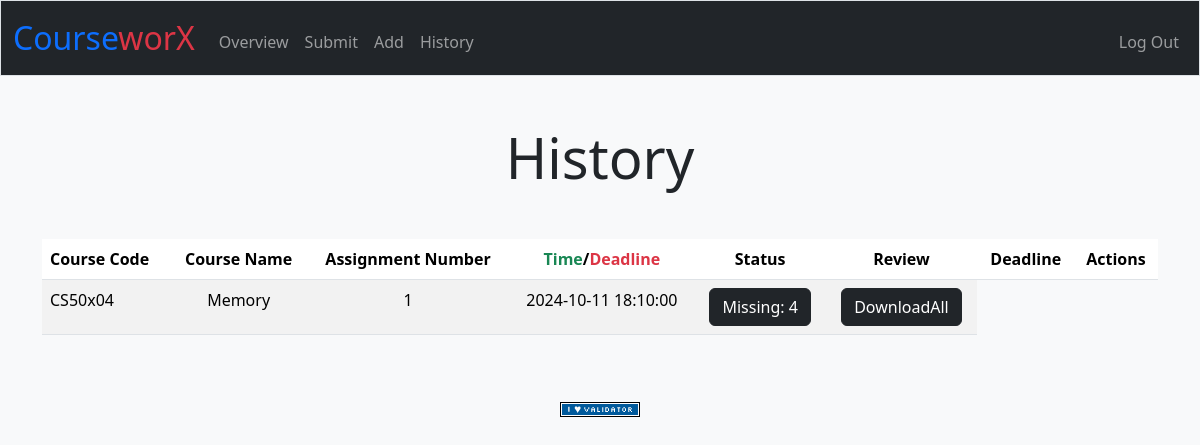
Screenshot of /history (signed in) with the database file from the repository.
### tables this page shows
CREATE TABLE assignments (
assignment_type TEXT NOT NULL,
lecturer_id INTEGER NOT NULL,
course_code TEXT NOT NULL,
assignment_number INTEGER NOT NULL,
deadline DATETIME NOT NULL,
FOREIGN KEY (course_code) REFERENCES courses(course_code),
FOREIGN KEY (lecturer_id) REFERENCES lecturers(lecturer_id)
);

CREATE TABLE 'courses' ('course_code' TEXT PRIMARY KEY NOT NULL, 'course_name' TEXT NOT NULL);

### app.py (the view)
@app.route("/history")
@login_required
def history():
    current_datetime = datetime.now()
    if "student_id" in session:
        student_id = session["student_id"]
        past_assignments = db.execute("SELECT a.course_code, a.assignment_number, a.deadline, c.course_name, s.time AS time FROM assignments AS a JOIN courses AS c ON a.course_code = c.course_code LEFT JOIN     submissions AS s ON a.course_code = s.course_code AND a.assignment_number = s.assignment_number AND s.student_id = ? WHERE (s.time <= ? OR a.deadline <= ?) ORDER BY COALESCE(s.time, ?) DESC, a.deadline DESC", student_id, current_datetime, current_datetime, '9999-12-31')
        for assignment in past_assignments:
            if assignment["time"] is None:
                assignment["status"] = "Missed"
            else:
                assignment["status"] = "Submitted"
    if "lecturer_id" in session:
        lecturer_id = session["lecturer_id"]
        past_assignments = db.execute(
            "SELECT * FROM assignments JOIN courses ON assignments.course_code = courses.course_code WHERE assignments.deadline <= ? AND lecturer_id = ? ORDER BY assignments.deadline DESC", current_datetime, lecturer_id)
        total = db.execute("SELECT COUNT(*) FROM students")
        print("AFTER TOTAL COUNT")
        for assignment in past_assignments:
            course_code = assignment["course_code"]
            assignment_number = assignment["assignment_number"]
            submitted = db.execute("SELECT COUNT(*) FROM students JOIN submissions ON students.student_id = submissions.student_id WHERE students.student_id IN (SELECT student_id FROM submissions JOIN assignments ON submissions.course_code = assignments.course_code WHERE submissions.course_code = ? AND submissions.assignment_number = ? AND assignments.deadline <= ?)", course_code, assignment_number, current_datetime)
            assignment["submitted"] = submitted[0]["COUNT(*)"]
            assignment["total"] = total[0]["COUNT(*)"]
    print(past_assignments)
    return render_template("history.html", past_assignments=past_assignments)

### app.py (called while the page is built)
@app.after_request
def after_request(response):
    response.headers["Cache-Control"] = "no-cache, no-store, must-revalidate"
    response.headers["Expires"] = 0
    response.headers["Pragma"] = "no-cache"
    return response

### helpers.py (called while the page is built)
def login_required(f):
    @wraps(f)
    def decorated_function(*args, **kwargs):
        if session.get("student_id") is None and session.get("lecturer_id") is None:
            return redirect("/login")
        return f(*args, **kwargs)
    return decorated_function

### templates/history.html (shortened to what this page needs)
{% extends "layout.html" %}
{% block main %}
    <h1 class="display-4 mb-5">History</h1>
    <table class="table table-striped">
        <thead class="thead-light">
            <tr>
                <th class="text-start">Course Code</th>
                <th class="text-center">Course Name</th>
                <th class="text-center">Assignment Number</th>
                {% if session["student_id"] %}
                    <th class="text-center"><span class="text-success">Time</span>/<span class="text-danger">Deadline</span></th>
                    <th class="text-center">Status</th>
                    <th class="text-center">Review</th>
                {% endif %}
                {% if session["lecturer_id"] %}
                    <th class="text-center">Deadline</th>
                    <th class="text-center" colspan="2">Actions</th>
                {% endif %}
            </tr>
        </thead>
        <tbody>
            {% for assignment in past_assignments%}
                <tr>
                    <td class="text-start">{{ assignment.course_code }}</td>
                    <td class="text-center">{{ assignment.course_name }}</td>
                    <td class="text-center">{{ assignment.assignment_number}}</td>
                    {% if session["lecturer_id"] %}
                        <td class="text-center">{{ assignment.deadline }}</td>
                        <td class="text-center">
                            <form class="index-submit form-inline" action="/missing" method="post">
                                <button class="btn btn-dark" type="submit">Missing: {{ assignment.total - assignment.submitted }}</button>
                            </form>
                        </td>
                        <td class="text-center">
                            <form class="index-submit form-inline" action="/download-all" method="post">
                                <button class="btn btn-dark" type="submit">DownloadAll</button>
                            </form>
                        </td>
                    {% endif %}
                </tr>
            {% endfor%}
        </tbody>
    </table>
{% endblock %}

### rows the page displays
assignments: course_code "CS50x04", course_name "Memory", assignment_number "1", deadline "2024-10-11 18:10:00", assignment.total-assignment.submitted "4"
